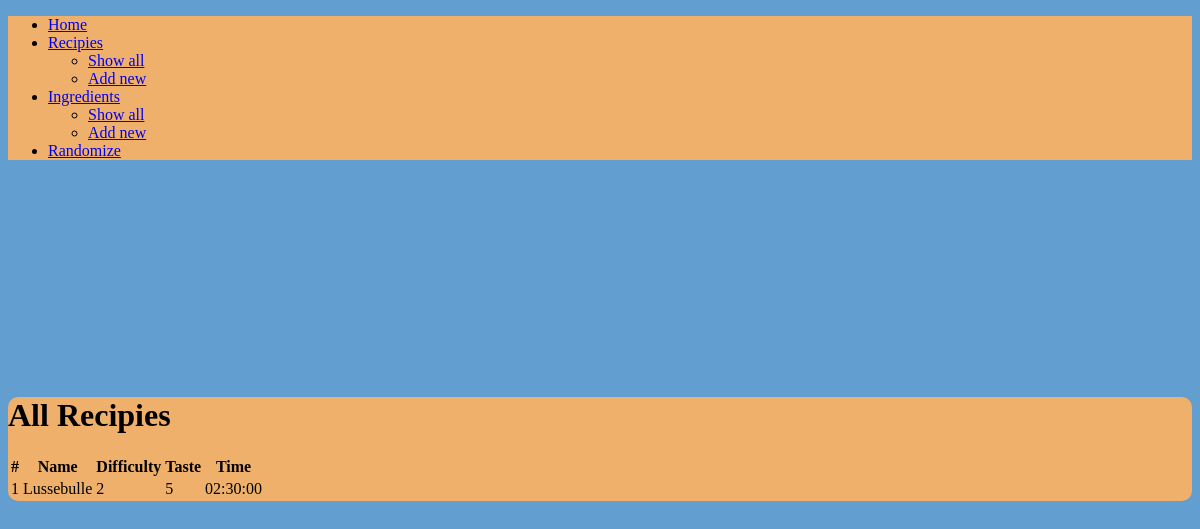
The page /recipies/list on the database as committed earlier.
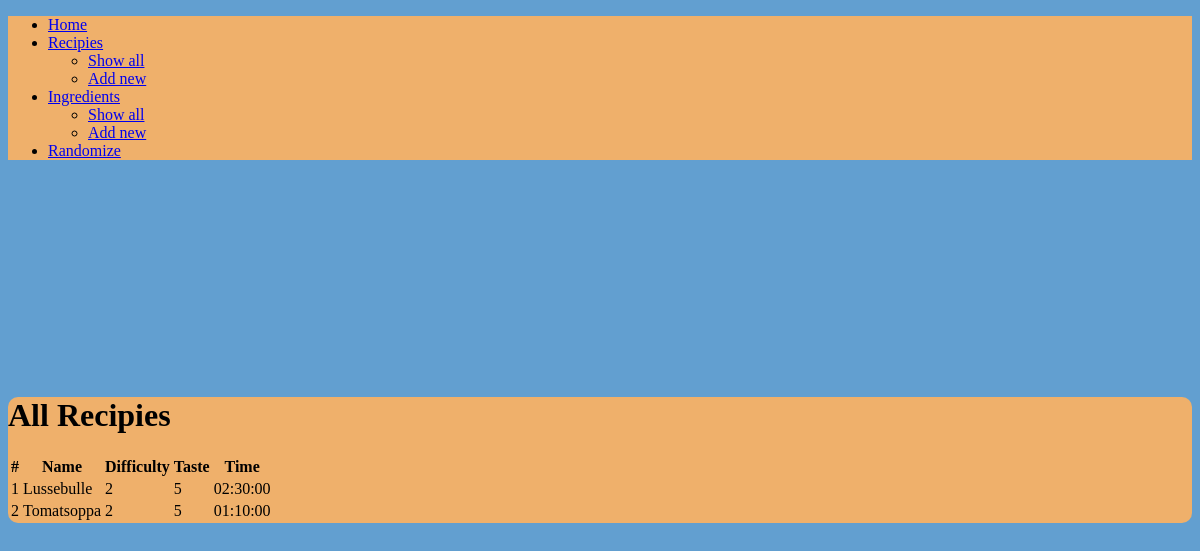
The same page on the database as committed later.
### tables this page shows
CREATE TABLE "recipe" (
	"id"	INTEGER UNIQUE,
	"name"	VARCHAR(255),
	"steps"	TEXT NOT NULL,
	"difficulty"	INTEGER NOT NULL,
	"taste"	INTEGER NOT NULL,
	"time"	TEXT NOT NULL,
	PRIMARY KEY("id" AUTOINCREMENT)
);

### app.py (the view)
@app.route('/recipies/list')
def list_recipies():
    return render_template(
        "list_recipies.html",
        recipies=db.select(
            "recipe",
            columns=("id", "name", "difficulty", "taste", "time")
        )
    )

### templates/list_recipies.html (shortened to what this page needs)
{% extends "base_layout.html" %}
{% block main %}
<div class="grid">
    <div class="row">
        <div class="cell">
            <h1 class="text-center">All Recipies</h1>
        </div>
    </div>
    <div class="row">
        <div class="cell">
            <table class="table" data-role="table">
                <thead>
                    <tr>
                        <th>#</th>
                        <th>Name</th>
                        <th>Difficulty</th>
                        <th>Taste</th>
                        <th>Time</th>
                    </tr>
                </thead>
                <tbody>
                    {% for recipe in recipies %}
                    <tr>
                        <td>{{ recipe[0] }}</td>
                        <td>{{ recipe[1] }}</td>
                        <td>{{ recipe[2] }}</td>
                        <td>{{ recipe[3] }}</td>
                        <td>{{ recipe[4] }}</td>
                    </tr>
                    {% endfor %}
                </tbody>
            </table>
        </div>
    </div>
</div>
{% endblock %}

### templates/base_layout.html (shortened to what this page needs)
<!DOCTYPE html>
<html lang="en">
    <head>
        <link rel="stylesheet" href="https://cdn.metroui.org.ua/v4/css/metro-all.min.css">
        <link rel="stylesheet" href={{ url_for('static', filename='css/styles.css') }}>
    </head>
    <body class="carolina-blue">
        <ul class="h-menu middle-yellow-red">
            <li><a href="/">Home</a></li>
            <li><a href="#" class="dropdown-toggle">Recipies</a>
                <ul class="d-menu" data-role="dropdown">
                    <li><a href="/recipies/list">Show all</a></li>
                    <li><a href="/recipes/add">Add new</a></li>
                </ul>
            </li>
            <li><a href="#" class="dropdown-toggle">Ingredients</a>
                <ul class="d-menu" data-role="dropdown">
                    <li><a href="/ingredients/list">Show all</a></li>
                    <li><a href="/ingredients/add">Add new</a></li>
                </ul>
            </li>
            <li><a href="/random">Randomize</a></li>
        </ul>
        <div>
            <div class="container main">
                {% block main %}{% endblock %}
            </div>
        </div>
    </body>
</html>

### static/css/styles.css (style rules this page uses)
.main { margin-top: 20%; background-color: #EFB06B; border-radius: 10px; }
.middle-yellow-red { background-color: #EFB06B; }
.carolina-blue { background-color: #629FD0 }

Rows that differ between the two databases and show on the page:
added recipe: id "2", name "Tomatsoppa", difficulty "2", taste "5", time "01:10:00"
